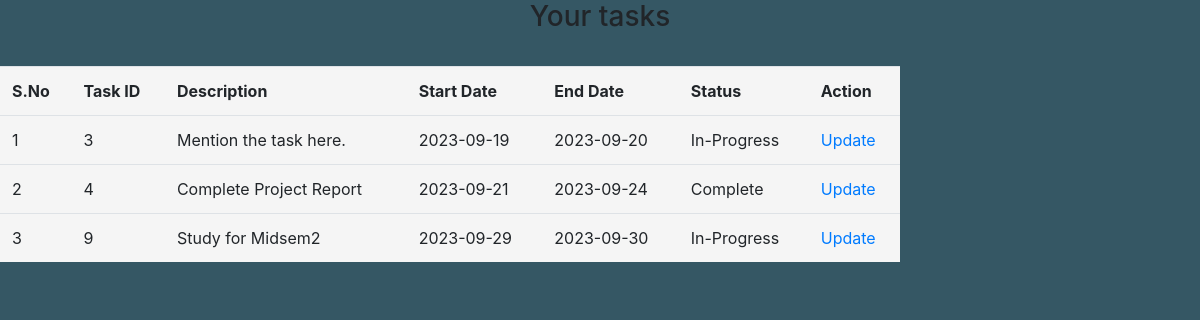
/task.php (signed in), run on the app's committed database.
### tables this page shows
CREATE TABLE `tasks` (
  `tid` int(11) NOT NULL,
  `uid` int(11) NOT NULL,
  `description` varchar(250) NOT NULL,
  `start_date` date NOT NULL,
  `end_date` date NOT NULL,
  `status` varchar(100) NOT NULL DEFAULT 'Not Started'
);

### task.php (the view, shortened to what this page needs)
<?php
    if(isset($_SESSION['email'])){
    include('includes\connection.php');
?>
<!DOCTYPE html>
<html lang="en">
<head>
    <link rel="stylesheet" type="text/css" href="bootstrap\css\bootstrap.min.css">
    <link rel="stylesheet" type="text/css" href="css\styles.css">
</head>
<body>
    <center><h3>Your tasks</h3></center><br>
    <table class="table" style="background-color: whitesmoke;width:75vw;">
        <tr>
            <th>S.No</th>
            <th>Task ID</th>
            <th>Description</th>
            <th>Start Date</th>
            <th>End Date</th>
            <th>Status</th>
            <th>Action</th>
        </tr>
        <?php
            $query="select * from tasks where uid= $_SESSION[uid]";
            $query_run= mysqli_query($connection,$query);
            $sno=1;
            while($row =mysqli_fetch_assoc($query_run)){
                ?>
                <tr>
                    <td><?php echo $sno; ?></td>
                    <td><?php echo $row['tid']; ?></td>
                    <td><?php echo $row['description']; ?></td>
                    <td><?php echo $row['start_date']; ?></td>
                    <td><?php echo $row['end_date']; ?></td>
                    <td><?php echo $row['status']; ?></td>
                    <td><a href="update_status.php?id=<?php echo $row['tid'];?>">Update</a></td>
                </tr>
                <?php
                $sno=$sno+1;
            }
        ?>
    </table>
</body>
</html>
<?php
}
else{
    header('Location:user_login.php');
}

### css/styles.css (style rules this page uses)
body { background-color: #355764; padding: 0px; margin: 0px; }

### data on the page
tasks: tid "3", description "Mention the task here.", start_date "2023-09-19", end_date "2023-09-20", status "In-Progress"
tasks: tid "4", description "Complete Project Report", start_date "2023-09-21", end_date "2023-09-24", status "Complete"
tasks: tid "9", description "Study for Midsem2", start_date "2023-09-29", end_date "2023-09-30", status "In-Progress"
